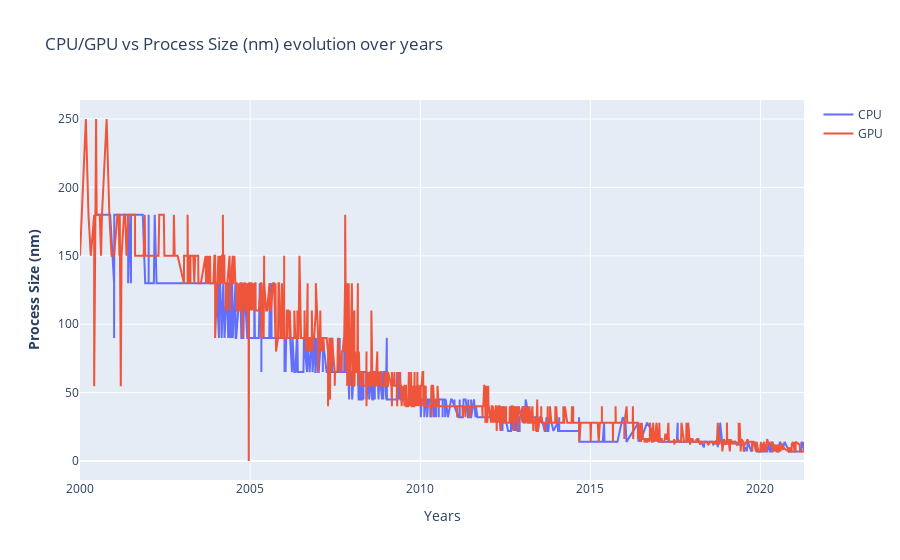

Notebook code for this chart:
### Markdown cell above
### Análise - Proccess Size

### Code cell
fig = make_subplots()

# Add traces
fig.add_trace(
    go.Scatter(x= df_cpu.index, y=df_cpu["Process Size (nm)"] ,name= "CPU")
)

fig.add_trace(
    go.Scatter(x= df_gpu.index,y= df_gpu["Process Size (nm)"], name= "GPU")
)

# Add figure title
fig.update_layout(
    title_text="CPU/GPU vs Process Size (nm) evolution over years"
)

# Set x-axis title
fig.update_xaxes(title_text="Years")

# Set y-axes titles
fig.update_yaxes(title_text="<b>Process Size (nm)</b>", secondary_y=False)

fig.show()

### Figure 1 — Plotly figure (JSON) as saved in the notebook; plotly's stock layout.template omitted (floating-point values rounded to 4 significant figures; data arrays with more than 128 entries replaced by an {"elided": "..."} marker saying what was removed)
{"data": [{"name": "CPU", "type": "scatter", "x": {"elided": "2138 str values"}, "y": {"elided": "2138 int values"}}, {"name": "GPU", "type": "scatter", "x": {"elided": "2604 str values"}, "y": {"elided": "2604 float values"}}], "layout": {"title": {"text": "CPU/GPU vs Process Size (nm) evolution over years"}, "xaxis": {"anchor": "y", "domain": [0, 1], "title": {"text": "Years"}}, "yaxis": {"anchor": "x", "domain": [0, 1], "title": {"text": "<b>Process Size (nm)</b>"}}}}
